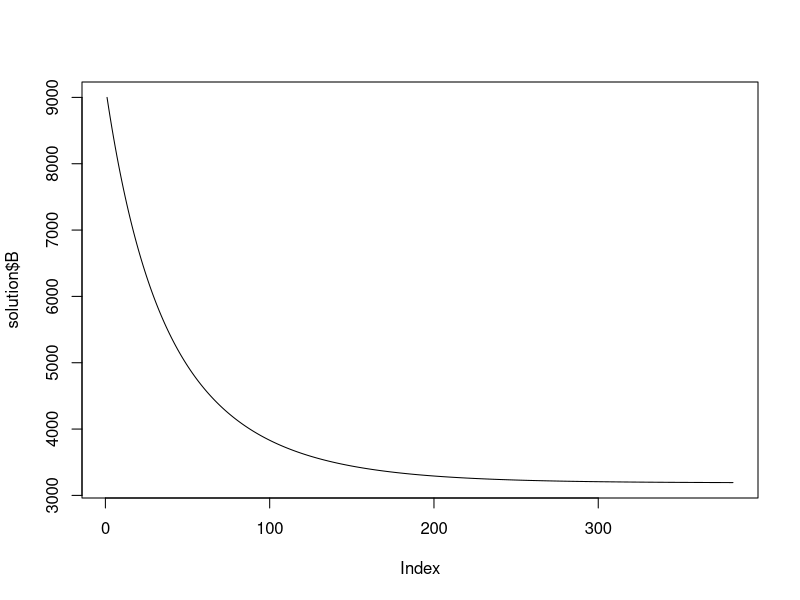
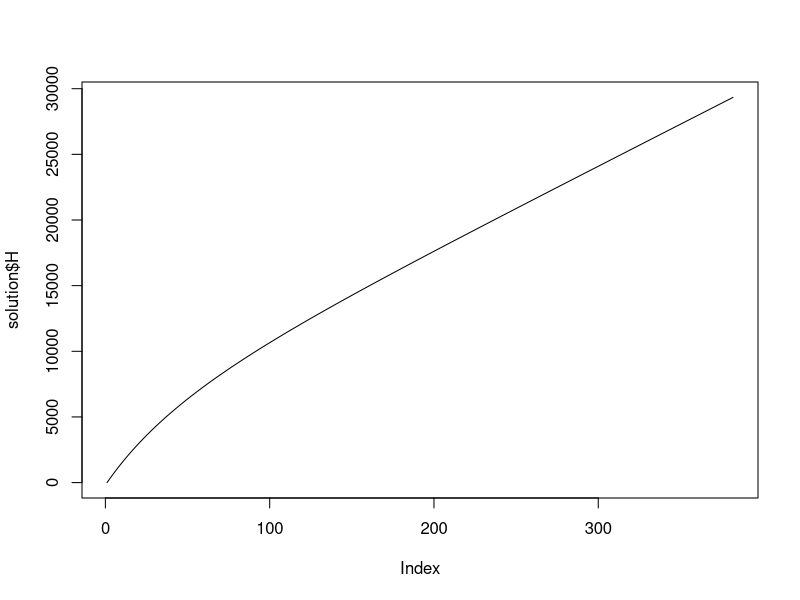
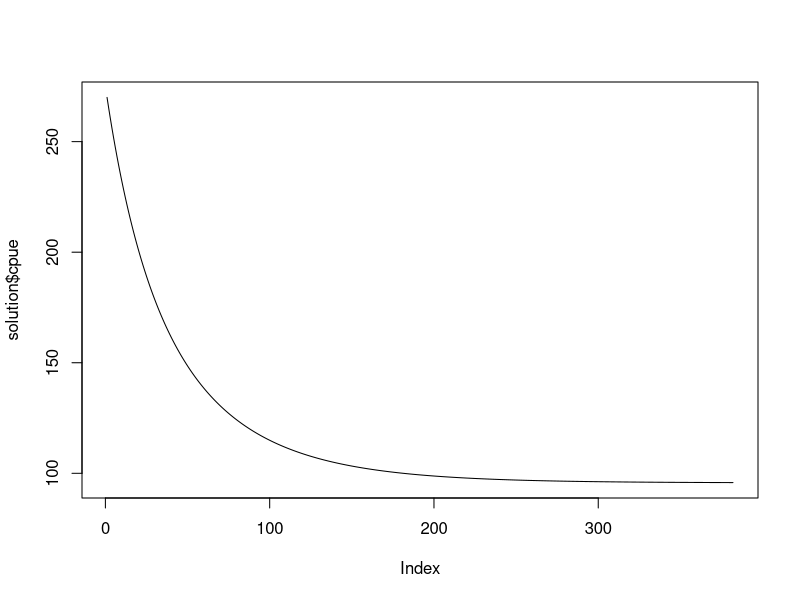

Write R code to recreate these figures, in order.
## ---- chunk 1
library(deSolve)
## ---- chunk 2
ode_fox<-function(t,x,parms)
    {
    # set the state variable 
    B<-x[1]
    H<-x[2]
    # set the parameters
    r<-parms[1] # intrinsic growth rate
    Bmax<-parms[2] # maximum biomass
    F<-parms[3]    
    q<-parms[4] # catchability for fishery independent sampling
    # effort
    #f<-f_fun(t) # function to 
    # the Fox model of biomass dynamics as a 
    # ordinary differential equation
    ## change in biomass
    dB<- r*B*(log(Bmax/B))  - F*B
    ## change in harvest
    dH<- F*B
    # fishery independent monitoring
    I<- q*B
    return(list(c(dB,dH),cpue=I))# note state variables first in list returned then other values of interest
    }
## ---- chunk 3
set.seed(12345)
n_years<-20
#f<-runif(n_years,100,5000)
#f_fun<-approxfun(x=c(1:n_years),
#    y=f,
#    method="constant",
#    rule=2)
parameters<-c(r=0.35,
    Bmax=10000,
    F=0.4,
    q=0.03)    
initial_biomass<- c(B=9000,H=0)
solution<- ode(
    y=initial_biomass, 
    times=seq(1,n_years+0.05,by=0.05), 
    func=ode_fox, 
    parms=parameters, 
    method="lsoda")
solution<-as.data.frame(solution)
solution$time<-round(solution$time,2)
plot(solution$B,type="l")
plot(solution$H,type="l")
plot(solution$cpue,type="l")
## ---- chunk 4
solution$year<-floor(solution$time)
# annual catch
catch<-aggregate(cbind(time,H)~year,solution, max)[,c(1,3)]
catch$H<-c(catch$H[1],diff(catch$H))
# CATCH PER UNIT EFFORT 
cpue<- subset(solution,
    time %in% round(seq(1,n_years, 1)+0.5,2))
cpue<-data.frame(time=cpue$time,
    cpue=cpue$cpue.q)
obs<-list(cpue=cpue,catch=catch)
## ---- chunk 5
ode_fox<-function(t,x,parms)
    {
    # set the state variable 
    B<-x[1]
    H<-x[2]
    # set the parameters
    r<-parms[1] # intrinsic growth rate
    Bmax<-parms[2] # maximum biomass
    q<-parms[3] # catchability for fishery independent sampling

    # the Fox model of biomass dynamics as a 
    # ordinary differential equation
    ## change in biomass
    catch<- catch_fun(t)
    dB<- r*B*(log(Bmax/B))  - catch
    ## change in harvest
    dH<- catch
    # fishery independent monitoring
    I<- q*B
    return(list(c(dB,dH),cpue=I))
    }
## ---- chunk 6

    # 1. PARAMETER NEED TO PROJECT ode_fox
    ## 1.1. effort 
    catch_fun<-approxfun(x=obs$catch$year,
        y=obs$catch$H,
        method='constant',
        rule=2)

ssq_fun<-function(par,obs)
    {

    # 1.2. BDM PARAMETERS    
    parameters<-c(r=par['r'],   # intrinsic growth rate
        Bmax=par['Bmax'],       # Bmax
        q=par['q'])             # catchability
    ## 1.3. INITIAL BIOMASS AS A FRACTION OF BMAX    
    initial_values<- c(B=par['Bmax']*par['B0'],
        H=0)
    print(parameters)
    # 2. BDM TO BE PROJECTED GIVEN F, BMAX, R, AND B0
    solution<- ode(
        y=initial_values, 
        times=seq(1,n_years+0.05,by=0.05), 
        func=ode_fox, 
        parms=parameters, 
        method="lsoda")
    solution<-as.data.frame(solution)
    
    # 3. OBJECTIVE FUNCTION TO MINIMIZE
    ## 3.1. SUBSET OUT YIELD AT THE END OF THE YEAR
    ##      TO COMPARE TO OBSERVED YIELD
    pred_cpue<- subset(solution,round(time,2)%in% 
        round(obs$cpue$time,2))
    ## 3.2. SUM OF LOG NORMAL MULTPLICATIVE ERRORS
    sserror<-sum((obs$cpue$cpue-pred_cpue$cpue.q)^2)
    sserror<-ifelse(is.na(sserror),100000000,sserror)
    return(sserror) # RETURN OBJECTIVE VALUE
    }
## ---- chunk 7
ini_par<-c(Bmax=10000,
    B0=0.9,
    r=0.35,
    q=0.03)
## ---- chunk 8
fit<-optim(par=ini_par,
    fn=ssq_fun,
    method="L-BFGS-B",
    lower=rep(5000,0,0.01,0.001),
    upper=c(70000,1,0.5,0.3),
    control=list(parscale=c(1000,0.1,0.1,0.1)),
    obs=obs)   
options(scipen=15)
fit$par
